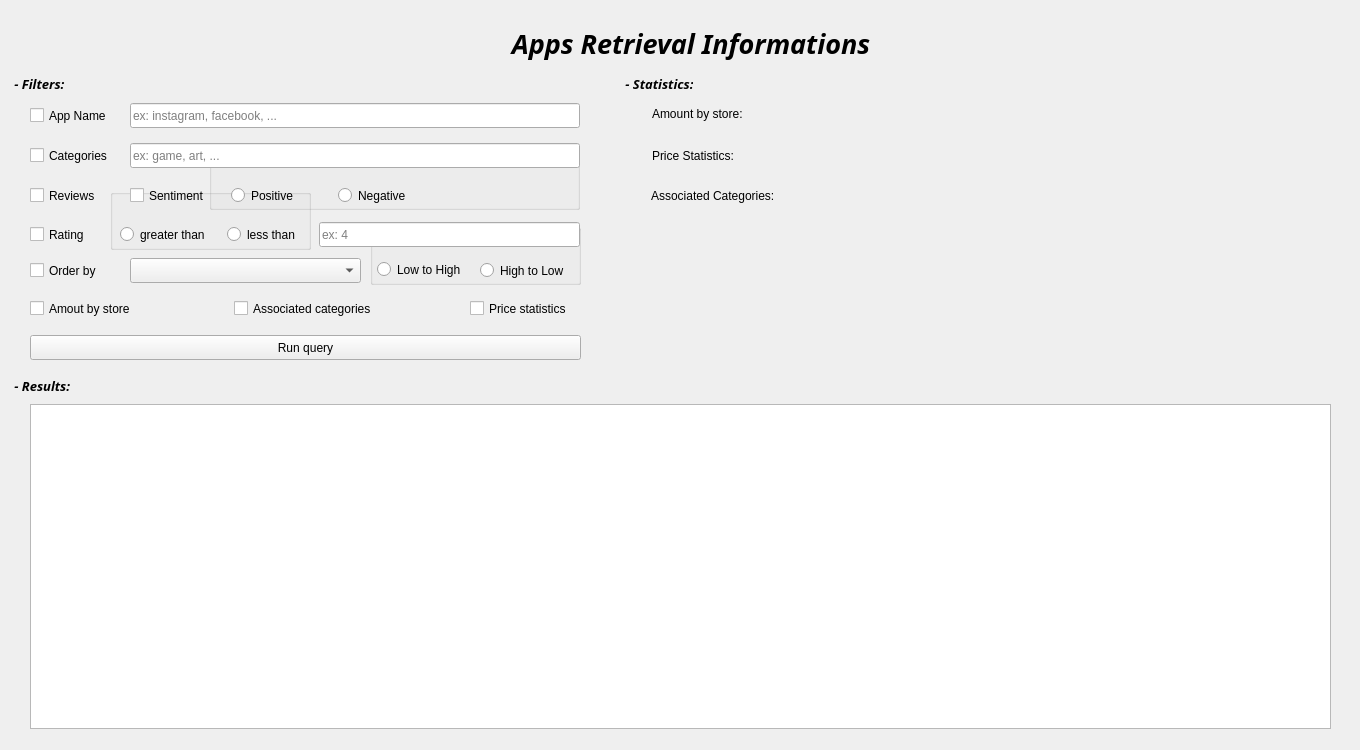
<?xml version="1.0" encoding="UTF-8"?>
<ui version="4.0">
 <class>mainWindow</class>
 <widget class="QMainWindow" name="mainWindow">
  <property name="geometry">
   <rect>
    <x>0</x>
    <y>0</y>
    <width>1360</width>
    <height>750</height>
   </rect>
  </property>
  <property name="minimumSize">
   <size>
    <width>1360</width>
    <height>750</height>
   </size>
  </property>
  <property name="maximumSize">
   <size>
    <width>1360</width>
    <height>750</height>
   </size>
  </property>
  <property name="baseSize">
   <size>
    <width>1360</width>
    <height>750</height>
   </size>
  </property>
  <property name="windowTitle">
   <string>ARI Demonstration</string>
  </property>
  <widget class="QWidget" name="centralwidget">
   <widget class="QLabel" name="resultsLabel">
    <property name="geometry">
     <rect>
      <x>11</x>
      <y>361</y>
      <width>71</width>
      <height>50</height>
     </rect>
    </property>
    <property name="minimumSize">
     <size>
      <width>0</width>
      <height>50</height>
     </size>
    </property>
    <property name="maximumSize">
     <size>
      <width>16777215</width>
      <height>50</height>
     </size>
    </property>
    <property name="font">
     <font>
      <family>AnjaliOldLipi</family>
      <pointsize>10</pointsize>
      <weight>75</weight>
      <italic>true</italic>
      <bold>true</bold>
     </font>
    </property>
    <property name="text">
     <string> - Results:</string>
    </property>
   </widget>
   <widget class="QLabel" name="associatedStat">
    <property name="geometry">
     <rect>
      <x>651</x>
      <y>182</y>
      <width>681</width>
      <height>27</height>
     </rect>
    </property>
    <property name="text">
     <string>Associated Categories:</string>
    </property>
   </widget>
   <widget class="QCheckBox" name="associatedBox">
    <property name="geometry">
     <rect>
      <x>234</x>
      <y>296</y>
      <width>146</width>
      <height>25</height>
     </rect>
    </property>
    <property name="minimumSize">
     <size>
      <width>0</width>
      <height>25</height>
     </size>
    </property>
    <property name="maximumSize">
     <size>
      <width>16777215</width>
      <height>25</height>
     </size>
    </property>
    <property name="text">
     <string>Associated categories</string>
    </property>
   </widget>
   <widget class="QLineEdit" name="ratingField">
    <property name="geometry">
     <rect>
      <x>319</x>
      <y>222</y>
      <width>261</width>
      <height>25</height>
     </rect>
    </property>
    <property name="minimumSize">
     <size>
      <width>50</width>
      <height>25</height>
     </size>
    </property>
    <property name="maximumSize">
     <size>
      <width>16677749</width>
      <height>25</height>
     </size>
    </property>
    <property name="placeholderText">
     <string>ex: 4</string>
    </property>
   </widget>
   <widget class="QLineEdit" name="categoriesField">
    <property name="geometry">
     <rect>
      <x>130</x>
      <y>143</y>
      <width>450</width>
      <height>25</height>
     </rect>
    </property>
    <property name="minimumSize">
     <size>
      <width>450</width>
      <height>25</height>
     </size>
    </property>
    <property name="maximumSize">
     <size>
      <width>450</width>
      <height>25</height>
     </size>
    </property>
    <property name="placeholderText">
     <string>ex: game, art, ...</string>
    </property>
   </widget>
   <widget class="QLabel" name="filterLabel">
    <property name="geometry">
     <rect>
      <x>11</x>
      <y>68</y>
      <width>591</width>
      <height>25</height>
     </rect>
    </property>
    <property name="minimumSize">
     <size>
      <width>0</width>
      <height>25</height>
     </size>
    </property>
    <property name="maximumSize">
     <size>
      <width>16777215</width>
      <height>25</height>
     </size>
    </property>
    <property name="font">
     <font>
      <family>AnjaliOldLipi</family>
      <pointsize>10</pointsize>
      <weight>75</weight>
      <italic>true</italic>
      <bold>true</bold>
     </font>
    </property>
    <property name="text">
     <string> - Filters:</string>
    </property>
    <property name="alignment">
     <set>Qt::AlignBottom|Qt::AlignLeading|Qt::AlignLeft</set>
    </property>
   </widget>
   <widget class="QLineEdit" name="nameField">
    <property name="geometry">
     <rect>
      <x>130</x>
      <y>103</y>
      <width>450</width>
      <height>25</height>
     </rect>
    </property>
    <property name="minimumSize">
     <size>
      <width>450</width>
      <height>25</height>
     </size>
    </property>
    <property name="maximumSize">
     <size>
      <width>450</width>
      <height>25</height>
     </size>
    </property>
    <property name="placeholderText">
     <string>ex: instagram, facebook, ...</string>
    </property>
   </widget>
   <widget class="QComboBox" name="orderCombo">
    <property name="geometry">
     <rect>
      <x>130</x>
      <y>258</y>
      <width>231</width>
      <height>25</height>
     </rect>
    </property>
    <property name="minimumSize">
     <size>
      <width>0</width>
      <height>25</height>
     </size>
    </property>
    <property name="maximumSize">
     <size>
      <width>16777215</width>
      <height>25</height>
     </size>
    </property>
   </widget>
   <widget class="QCheckBox" name="reviewsBox">
    <property name="geometry">
     <rect>
      <x>30</x>
      <y>179</y>
      <width>101</width>
      <height>33</height>
     </rect>
    </property>
    <property name="text">
     <string>Reviews</string>
    </property>
   </widget>
   <widget class="QTableView" name="resultView">
    <property name="geometry">
     <rect>
      <x>30</x>
      <y>404</y>
      <width>1301</width>
      <height>325</height>
     </rect>
    </property>
    <property name="sizePolicy">
     <sizepolicy hsizetype="Expanding" vsizetype="Expanding">
      <horstretch>0</horstretch>
      <verstretch>50</verstretch>
     </sizepolicy>
    </property>
    <property name="minimumSize">
     <size>
      <width>0</width>
      <height>325</height>
     </size>
    </property>
    <property name="maximumSize">
     <size>
      <width>16777215</width>
      <height>325</height>
     </size>
    </property>
   </widget>
   <widget class="QCheckBox" name="ratingBox">
    <property name="geometry">
     <rect>
      <x>130</x>
      <y>183</y>
      <width>84</width>
      <height>25</height>
     </rect>
    </property>
    <property name="minimumSize">
     <size>
      <width>0</width>
      <height>25</height>
     </size>
    </property>
    <property name="maximumSize">
     <size>
      <width>16777215</width>
      <height>25</height>
     </size>
    </property>
    <property name="text">
     <string>Sentiment</string>
    </property>
   </widget>
   <widget class="QCheckBox" name="sentimentBox">
    <property name="geometry">
     <rect>
      <x>30</x>
      <y>222</y>
      <width>83</width>
      <height>25</height>
     </rect>
    </property>
    <property name="minimumSize">
     <size>
      <width>0</width>
      <height>25</height>
     </size>
    </property>
    <property name="maximumSize">
     <size>
      <width>16777215</width>
      <height>25</height>
     </size>
    </property>
    <property name="text">
     <string>Rating</string>
    </property>
   </widget>
   <widget class="QCheckBox" name="nameBox">
    <property name="geometry">
     <rect>
      <x>30</x>
      <y>103</y>
      <width>101</width>
      <height>25</height>
     </rect>
    </property>
    <property name="minimumSize">
     <size>
      <width>0</width>
      <height>25</height>
     </size>
    </property>
    <property name="maximumSize">
     <size>
      <width>16777215</width>
      <height>25</height>
     </size>
    </property>
    <property name="text">
     <string>App Name</string>
    </property>
   </widget>
   <widget class="QCheckBox" name="orderBox">
    <property name="geometry">
     <rect>
      <x>30</x>
      <y>258</y>
      <width>101</width>
      <height>25</height>
     </rect>
    </property>
    <property name="minimumSize">
     <size>
      <width>0</width>
      <height>25</height>
     </size>
    </property>
    <property name="maximumSize">
     <size>
      <width>16777215</width>
      <height>25</height>
     </size>
    </property>
    <property name="text">
     <string>Order by</string>
    </property>
   </widget>
   <widget class="QCheckBox" name="amountBox">
    <property name="geometry">
     <rect>
      <x>30</x>
      <y>296</y>
      <width>151</width>
      <height>25</height>
     </rect>
    </property>
    <property name="minimumSize">
     <size>
      <width>0</width>
      <height>25</height>
     </size>
    </property>
    <property name="maximumSize">
     <size>
      <width>16777215</width>
      <height>25</height>
     </size>
    </property>
    <property name="text">
     <string>Amout by store</string>
    </property>
   </widget>
   <widget class="QCheckBox" name="categoriesBox">
    <property name="geometry">
     <rect>
      <x>30</x>
      <y>143</y>
      <width>80</width>
      <height>25</height>
     </rect>
    </property>
    <property name="minimumSize">
     <size>
      <width>0</width>
      <height>25</height>
     </size>
    </property>
    <property name="maximumSize">
     <size>
      <width>16777215</width>
      <height>25</height>
     </size>
    </property>
    <property name="text">
     <string>Categories</string>
    </property>
   </widget>
   <widget class="QLabel" name="priceStat">
    <property name="geometry">
     <rect>
      <x>652</x>
      <y>142</y>
      <width>681</width>
      <height>27</height>
     </rect>
    </property>
    <property name="text">
     <string>Price Statistics:</string>
    </property>
   </widget>
   <widget class="QLabel" name="titleLabel">
    <property name="enabled">
     <bool>true</bool>
    </property>
    <property name="geometry">
     <rect>
      <x>11</x>
      <y>12</y>
      <width>1360</width>
      <height>50</height>
     </rect>
    </property>
    <property name="sizePolicy">
     <sizepolicy hsizetype="Expanding" vsizetype="Expanding">
      <horstretch>0</horstretch>
      <verstretch>0</verstretch>
     </sizepolicy>
    </property>
    <property name="minimumSize">
     <size>
      <width>1360</width>
      <height>50</height>
     </size>
    </property>
    <property name="maximumSize">
     <size>
      <width>1360</width>
      <height>50</height>
     </size>
    </property>
    <property name="font">
     <font>
      <family>AnjaliOldLipi</family>
      <pointsize>20</pointsize>
      <weight>75</weight>
      <italic>true</italic>
      <bold>true</bold>
      <stylestrategy>PreferDefault</stylestrategy>
     </font>
    </property>
    <property name="text">
     <string>Apps Retrieval Informations</string>
    </property>
    <property name="textFormat">
     <enum>Qt::PlainText</enum>
    </property>
    <property name="scaledContents">
     <bool>true</bool>
    </property>
    <property name="alignment">
     <set>Qt::AlignBottom|Qt::AlignHCenter</set>
    </property>
    <property name="wordWrap">
     <bool>false</bool>
    </property>
   </widget>
   <widget class="QLabel" name="statsLabel">
    <property name="geometry">
     <rect>
      <x>622</x>
      <y>71</y>
      <width>71</width>
      <height>25</height>
     </rect>
    </property>
    <property name="minimumSize">
     <size>
      <width>0</width>
      <height>25</height>
     </size>
    </property>
    <property name="maximumSize">
     <size>
      <width>16777215</width>
      <height>25</height>
     </size>
    </property>
    <property name="font">
     <font>
      <family>AnjaliOldLipi</family>
      <pointsize>10</pointsize>
      <weight>75</weight>
      <italic>true</italic>
      <bold>true</bold>
     </font>
    </property>
    <property name="text">
     <string> - Statistics:</string>
    </property>
   </widget>
   <widget class="QLabel" name="amountStat">
    <property name="geometry">
     <rect>
      <x>652</x>
      <y>99</y>
      <width>681</width>
      <height>30</height>
     </rect>
    </property>
    <property name="text">
     <string>Amount by store:</string>
    </property>
   </widget>
   <widget class="QCheckBox" name="priceBox">
    <property name="geometry">
     <rect>
      <x>470</x>
      <y>296</y>
      <width>101</width>
      <height>25</height>
     </rect>
    </property>
    <property name="minimumSize">
     <size>
      <width>0</width>
      <height>25</height>
     </size>
    </property>
    <property name="maximumSize">
     <size>
      <width>16777215</width>
      <height>25</height>
     </size>
    </property>
    <property name="text">
     <string>Price statistics</string>
    </property>
   </widget>
   <widget class="QPushButton" name="runButton">
    <property name="geometry">
     <rect>
      <x>30</x>
      <y>335</y>
      <width>551</width>
      <height>25</height>
     </rect>
    </property>
    <property name="minimumSize">
     <size>
      <width>0</width>
      <height>25</height>
     </size>
    </property>
    <property name="maximumSize">
     <size>
      <width>16777215</width>
      <height>25</height>
     </size>
    </property>
    <property name="text">
     <string>Run query</string>
    </property>
   </widget>
   <widget class="QGroupBox" name="groupBox">
    <property name="geometry">
     <rect>
      <x>209</x>
      <y>150</y>
      <width>371</width>
      <height>60</height>
     </rect>
    </property>
    <property name="sizePolicy">
     <sizepolicy hsizetype="Expanding" vsizetype="Expanding">
      <horstretch>0</horstretch>
      <verstretch>0</verstretch>
     </sizepolicy>
    </property>
    <property name="title">
     <string/>
    </property>
    <widget class="QRadioButton" name="negativeRadio">
     <property name="geometry">
      <rect>
       <x>129</x>
       <y>33</y>
       <width>84</width>
       <height>25</height>
      </rect>
     </property>
     <property name="minimumSize">
      <size>
       <width>0</width>
       <height>25</height>
      </size>
     </property>
     <property name="maximumSize">
      <size>
       <width>16777215</width>
       <height>25</height>
      </size>
     </property>
     <property name="text">
      <string>Negative</string>
     </property>
    </widget>
    <widget class="QRadioButton" name="positiveRadio">
     <property name="geometry">
      <rect>
       <x>22</x>
       <y>33</y>
       <width>83</width>
       <height>25</height>
      </rect>
     </property>
     <property name="minimumSize">
      <size>
       <width>0</width>
       <height>25</height>
      </size>
     </property>
     <property name="maximumSize">
      <size>
       <width>16777215</width>
       <height>25</height>
      </size>
     </property>
     <property name="text">
      <string>Positive</string>
     </property>
    </widget>
   </widget>
   <widget class="QGroupBox" name="groupBox_2">
    <property name="geometry">
     <rect>
      <x>110</x>
      <y>189</y>
      <width>201</width>
      <height>61</height>
     </rect>
    </property>
    <property name="title">
     <string/>
    </property>
    <widget class="QRadioButton" name="ltRadio">
     <property name="geometry">
      <rect>
       <x>117</x>
       <y>33</y>
       <width>81</width>
       <height>25</height>
      </rect>
     </property>
     <property name="minimumSize">
      <size>
       <width>0</width>
       <height>25</height>
      </size>
     </property>
     <property name="maximumSize">
      <size>
       <width>16777215</width>
       <height>25</height>
      </size>
     </property>
     <property name="text">
      <string>less than</string>
     </property>
    </widget>
    <widget class="QRadioButton" name="gtRadio">
     <property name="geometry">
      <rect>
       <x>10</x>
       <y>33</y>
       <width>91</width>
       <height>25</height>
      </rect>
     </property>
     <property name="minimumSize">
      <size>
       <width>0</width>
       <height>25</height>
      </size>
     </property>
     <property name="maximumSize">
      <size>
       <width>16777215</width>
       <height>25</height>
      </size>
     </property>
     <property name="text">
      <string>greater than</string>
     </property>
    </widget>
   </widget>
   <widget class="QGroupBox" name="groupBox_3">
    <property name="geometry">
     <rect>
      <x>370</x>
      <y>224</y>
      <width>211</width>
      <height>61</height>
     </rect>
    </property>
    <property name="title">
     <string/>
    </property>
    <widget class="QRadioButton" name="lowHighRadio">
     <property name="geometry">
      <rect>
       <x>7</x>
       <y>33</y>
       <width>93</width>
       <height>25</height>
      </rect>
     </property>
     <property name="minimumSize">
      <size>
       <width>0</width>
       <height>25</height>
      </size>
     </property>
     <property name="maximumSize">
      <size>
       <width>16777215</width>
       <height>25</height>
      </size>
     </property>
     <property name="text">
      <string>Low to High</string>
     </property>
    </widget>
    <widget class="QRadioButton" name="highLowRadio">
     <property name="geometry">
      <rect>
       <x>110</x>
       <y>34</y>
       <width>93</width>
       <height>25</height>
      </rect>
     </property>
     <property name="minimumSize">
      <size>
       <width>0</width>
       <height>25</height>
      </size>
     </property>
     <property name="maximumSize">
      <size>
       <width>16777215</width>
       <height>25</height>
      </size>
     </property>
     <property name="text">
      <string>High to Low</string>
     </property>
    </widget>
   </widget>
   <zorder>groupBox_2</zorder>
   <zorder>groupBox</zorder>
   <zorder>groupBox_3</zorder>
   <zorder>resultsLabel</zorder>
   <zorder>associatedStat</zorder>
   <zorder>associatedBox</zorder>
   <zorder>ratingField</zorder>
   <zorder>categoriesField</zorder>
   <zorder>filterLabel</zorder>
   <zorder>nameField</zorder>
   <zorder>orderCombo</zorder>
   <zorder>reviewsBox</zorder>
   <zorder>resultView</zorder>
   <zorder>ratingBox</zorder>
   <zorder>sentimentBox</zorder>
   <zorder>nameBox</zorder>
   <zorder>orderBox</zorder>
   <zorder>amountBox</zorder>
   <zorder>categoriesBox</zorder>
   <zorder>priceStat</zorder>
   <zorder>titleLabel</zorder>
   <zorder>statsLabel</zorder>
   <zorder>amountStat</zorder>
   <zorder>priceBox</zorder>
   <zorder>runButton</zorder>
  </widget>
 </widget>
 <resources/>
 <connections/>
</ui>
